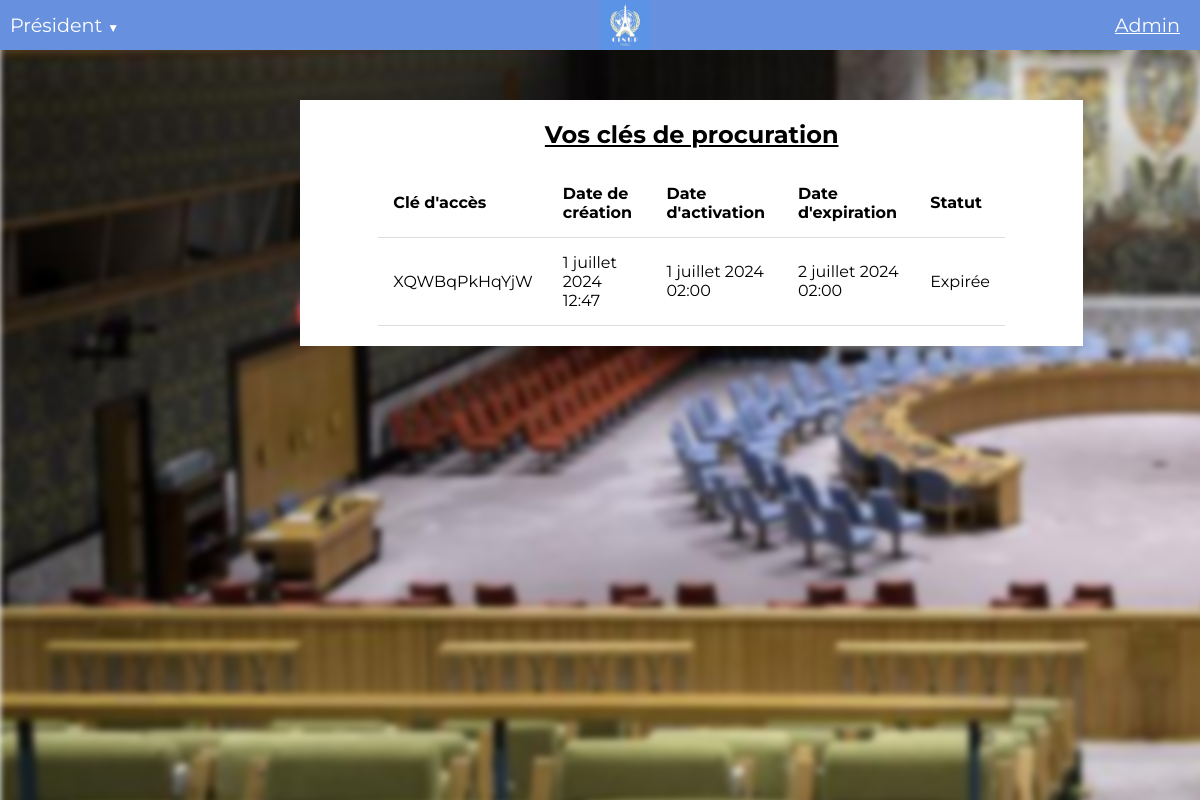
Page /keys/ (signed in) on the committed database.
### voteApp/models.py (models this page shows, shortened)
class CustomUser(AbstractUser):
    display_name = models.CharField(max_length=255, default='')

class UserKey(models.Model):
    user = models.ForeignKey(CustomUser, on_delete=models.CASCADE)
    access_key = models.CharField(max_length=20, blank=True, editable=False)
    key_generation_date = models.DateTimeField(default=timezone.now)
    activation_date = models.DateTimeField(null=True, blank=True)
    key_expiration_date = models.DateTimeField(null=True, blank=True)
    @property
    def is_valid(self):
        return self.key_expiration_date is None or self.key_expiration_date > timezone.now()

### voteApp/views.py (the view)
# urls.py: path('keys/', views.key_list,
@login_required
def key_list(request):
    keys = UserKey.objects.filter(user=request.user).order_by('-key_generation_date')
    return render(request, 'key_list.html', {'keys': keys})

### voteApp/templates/key_list.html (shortened to what this page needs)
<!DOCTYPE html>
<html lang="en">
    <head>
        {% load static %}
        <link rel="stylesheet" href="{% static 'voteApp/style.css' %}">
    </head>
    <body>
        <div class="bg"></div>
        <div id="topbar">
            {% if user.is_authenticated %}
            <div id="username" class="username">{{ user.display_name }}<span class="arrow">▼</span></div>
            {% endif %}
            <a href="{% url 'voteApp:index' %}">
                <img id="logo" src="{% static 'voteApp/img/android-chrome-512x512.png' %}">
            </a>
            <a href="{% url 'admin:index' %}" id="admin">Admin</a>
        </div>
        <div class="table-box">
            {% block content %}
            <h2>Vos clés de procuration</h2>
                <table>
                <tr>
                    <th>Clé d'accès</th>
                    <th>Date de création</th>
                    <th>Date d'activation</th>
                    <th>Date d'expiration</th>
                    <th>Statut</th>
                </tr>
                {% for key in keys %}
                    <tr>
                        <td>{{ key.access_key }}</td>
                        <td>{{ key.key_generation_date }}</td>
                        <td>{{ key.activation_date }}</td>
                        <td>{{ key.key_expiration_date }}</td>
                        <td>{% if key.is_valid %} Valide {% else %} Expirée {% endif %}</td>
                    </tr>
                {% endfor %}
                </table>
                {% endblock %}
        </div>
</body>
</html>

### voteApp/static/voteApp/style.css (style rules this page uses)
html, body { width: 100%; height: 100%; margin: 0; padding: 0; font-family: "Montserrat", sans-serif; }
a:link { color: inherit; text-decoration: none; }
a { display: inline-block; }
#username { width: fit-content; }
#logo { z-index: 100; height: 50px; pointer-events: auto; position: fixed; left: 50%; top: 0%; }
.arrow { font-size: 12px; margin-left: 5px; }
#topbar { z-index: 100; width: 100vw; height: 50px; background-color: #6790de; padding: 0 10px; font-size: larger; line-height: 50px; width : 100%; position: fixed; top: 0; left: 0; color: white; }
#admin { position: fixed; top: 0%; right: 20px; pointer-events: auto; color:white; text-decoration: underline; }
.table-box { background-color: white; margin-top: 100px; position: absolute; left: 25%; padding-bottom: 20px; }
.table-box h2 { text-align: center; text-decoration: underline; }
.table-box table { width: 80%; margin: auto; border-collapse: separate; border-spacing: 0; }
.table-box th,.table-box td { padding: 15px; text-align: left; border-bottom: 1px solid #ddd; }
.bg { position: fixed; top: 0; left: 0; width: 105vw; height: 105vh; background-image: url('img/764010_-_sc_pm-0.jpg'); background-repeat: no-repeat; background-size: cover; z-index: -1; filter: blur(3px); }

### rows in the picture
CustomUser: display_name "Président"
UserKey: access_key "XQWBqPkHqYjW", key_generation_date "1 juillet 2024 12:47", activation_date "1 juillet 2024 02:00", key_expiration_date "2 juillet 2024 02:00", shows "Expirée"
